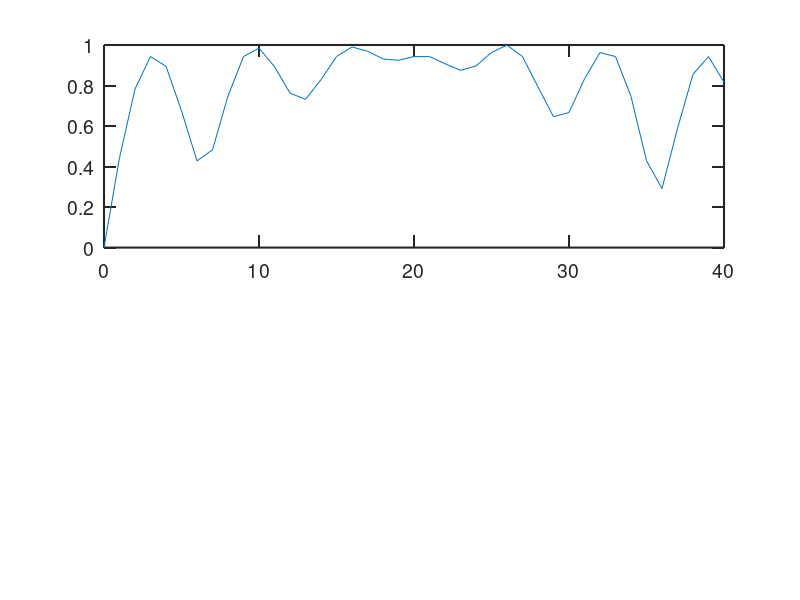

This chart was generated by the following MATLAB code: (Note: this script raises an error after producing the figure.)
% MJH 04/02/03

% ns = sampling mode number 
% N  = number of coils 
% f  = amplitude of ideal signal

clear all;

ns=40; N=3; f=1;

th(1) = 0;
th(2) = 9/180*pi;
th(3) = 60/180*pi;

th(1)=6/180*pi;
th(2)=306/180*pi;
th(3)=357/180*pi;


for dn=1:ns+1

   x =0; 
   for i=1:N
     x = exp(-1i * (dn-1) * th(i)) + x; 
   end;
 
   r(dn, 1) = dn-1;
   r(dn, 2) = sqrt(N*f^2 - f^2/N * x * x')/(sqrt(N*f^2));

end;

% figure 7a ===================================================================
figure;
marker2.LineStyle = ':';
marker2.Color     = 'k';
marker2.Marker    = 'o';
marker1.LineStyle = '-';
marker1.Color     = 'k';


subplot(2,1,1); hold on;
fs = 14;  % font size
lw = 1.5; % line width
set(gca,'FontSize', fs, 'LineWidth',lw,'Box','on','TickLength',[0.02 0.02],'TickDir','in'); hold on;

plot(r(:,1), r(:,2), marker2);
ylabel('r_s');
xlabel('\Delta n');

% figure 7b ===================================================================

% sort r into increasing residue order
[junk, index] = sort(r(:,2),1);
x(1:ns+1,1:2) = r(index,1:2);

subplot(2,1,2);
set(gca,'FontSize', fs, 'LineWidth',lw,'Box','on','TickLength',[0.02 0.02],'TickDir','in'); hold on;
plot(x(:,2), x(:,1),marker2); 
ylabel('\Delta n');
xlabel('r_s');

% figure 8 ===================================================================
figure; hold on;
set(gca,'FontSize', fs, 'LineWidth',lw,'Box','on','TickLength',[0.02 0.02],'TickDir','in'); hold on;

for i=1:ns+1 plot(i,x(i,2),marker2); end;

plot(1:ns+1,x(1:ns+1,2),marker2)

y(:,1) = (0:1:ns)';
y(:,2) = 1/ns*y(:,1);
plot(y(:,1), y(:,2),marker1);
ylabel('r');
xlabel('N[\Delta n]');

